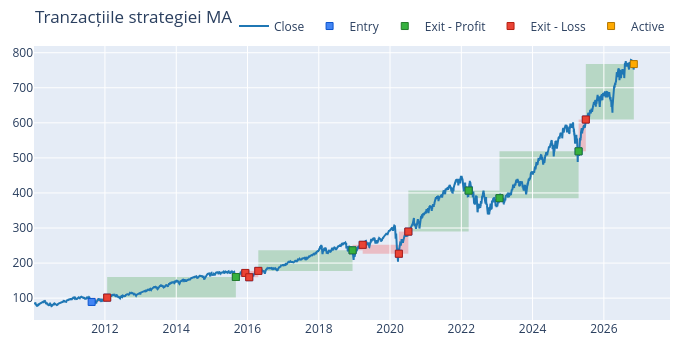

Write notebook code for a chart like this one.
### Markdown cell above
Fiecare tranzacție în parte: verde = câștig, roșu = pierdere. Observați că în trendurile lungi câștigă mult, iar în piețele fără direcție dă multe semnale false (whipsaw).

### Code cell
pf_ma.trades.plot(title='Tranzacțiile strategiei MA').show()

### Figure 1 — Plotly figure (JSON) as saved in the notebook; plotly's stock layout.template omitted (floating-point values rounded to 4 significant figures; data arrays with more than 128 entries replaced by an {"elided": "..."} marker saying what was removed)
{"data": [{"line": {"color": "#1f77b4"}, "name": "Close", "showlegend": true, "type": "scatter", "x": {"elided": "4236 str values"}, "y": {"elided": "4236 float values"}}, {"customdata": [[0, 0, 112.0, 4.998, "Short"], [1, 1, 84.97, 4.309, "Long"], [2, 2, 84.88, 6.804, "Short"], [3, 3, 73.43, 6.308, "Long"], [4, 4, 73.36, 5.857, "Short"], [5, 5, 58.4, 5.189, "Long"], [6, 6, 58.34, 6.894, "Short"], [7, 7, 51.0, 6.428, "Long"], [8, 8, 50.95, 5.775, "Short"], [9, 9, 28.7, 4.16, "Long"], [10, 10, 28.67, 5.831, "Short"], [11, 11, 31.85, 6.135, "Long"], [12, 12, 31.82, 8.253, "Short"], [13, 13, 22.33, 6.803, "Long"]], "hovertemplate": "Exit Trade Id: %{customdata[0]}<br>Position Id: %{customdata[1]}<br>Size: %{customdata[2]:.6f}<br>Entry Timestamp: %{x}<br>Avg Entry Price: %{y}<br>Entry Fees: %{customdata[3]:.6f}<br>Direction: %{customdata[4]}", "marker": {"color": "#4285F4", "line": {"color": "rgb(11,84,205)", "width": 1}, "size": 7, "symbol": "square"}, "mode": "markers", "name": "Entry", "type": "scatter", "x": ["2011-08-18T00:00:00", "2012-01-24T00:00:00", "2015-09-04T00:00:00", "2015-12-10T00:00:00", "2016-01-19T00:00:00", "2016-04-21T00:00:00", "2018-12-13T00:00:00", "2019-03-27T00:00:00", "2020-04-01T00:00:00", "2020-07-07T00:00:00", "2022-03-17T00:00:00", "2023-01-27T00:00:00", "2025-04-17T00:00:00", "2025-06-30T00:00:00"], "y": [89.21, 101.4, 160.3, 171.8, 159.7, 177.7, 236.3, 252.1, 226.7, 289.9, 406.8, 385.2, 518.8, 609.4]}, {"customdata": [[1, 1, 84.97, 6.81, 4992.0, 0.5793, "Long", "910 days 00:00:00"], [5, 5, 58.4, 6.901, 3412.0, 0.3288, "Long", "667 days 00:00:00"], [9, 9, 28.7, 5.837, 3345.0, 0.4021, "Long", "428 days 00:00:00"], [10, 10, 28.67, 5.522, 606.5, 0.052, "Short", "217 days 00:00:00"], [11, 11, 31.85, 8.262, 4240.0, 0.3456, "Long", "557 days 00:00:00"]], "hovertemplate": "Exit Trade Id: %{customdata[0]}<br>Position Id: %{customdata[1]}<br>Size: %{customdata[2]:.6f}<br>Exit Timestamp: %{x}<br>Avg Exit Price: %{y}<br>Exit Fees: %{customdata[3]:.6f}<br>PnL: %{customdata[4]:.6f}<br>Return: %{customdata[5]:.2%}<br>Direction: %{customdata[6]}<br>Duration: %{customdata[7]}", "marker": {"color": "#37B13F", "line": {"color": "rgb(38,123,44)", "width": 1}, "size": 7, "symbol": "square"}, "mode": "markers", "name": "Exit - Profit", "type": "scatter", "x": ["2015-09-04T00:00:00", "2018-12-13T00:00:00", "2022-03-17T00:00:00", "2023-01-27T00:00:00", "2025-04-17T00:00:00"], "y": [160.3, 236.3, 406.8, 385.2, 518.8]}, {"customdata": [[0, 0, 112.0, 5.681, -1378.0, -0.1379, "Short", "108 days 00:00:00"], [2, 2, 84.88, 7.292, -990.9, -0.07283, "Short", "67 days 00:00:00"], [3, 3, 73.43, 5.862, -904.0, -0.07165, "Long", "25 days 00:00:00"], [4, 4, 73.36, 6.518, -1335.0, -0.114, "Short", "65 days 00:00:00"], [6, 6, 58.34, 7.354, -933.1, -0.06767, "Short", "70 days 00:00:00"], [7, 7, 51.0, 5.781, -1307.0, -0.1017, "Long", "256 days 00:00:00"], [8, 8, 50.95, 7.384, -3232.0, -0.2798, "Short", "66 days 00:00:00"], [12, 12, 31.82, 9.695, -2902.0, -0.1758, "Short", "49 days 00:00:00"]], "hovertemplate": "Exit Trade Id: %{customdata[0]}<br>Position Id: %{customdata[1]}<br>Size: %{customdata[2]:.6f}<br>Exit Timestamp: %{x}<br>Avg Exit Price: %{y}<br>Exit Fees: %{customdata[3]:.6f}<br>PnL: %{customdata[4]:.6f}<br>Return: %{customdata[5]:.2%}<br>Direction: %{customdata[6]}<br>Duration: %{customdata[7]}", "marker": {"color": "#EA4335", "line": {"color": "rgb(181,31,18)", "width": 1}, "size": 7, "symbol": "square"}, "mode": "markers", "name": "Exit - Loss", "type": "scatter", "x": ["2012-01-24T00:00:00", "2015-12-10T00:00:00", "2016-01-19T00:00:00", "2016-04-21T00:00:00", "2019-03-27T00:00:00", "2020-04-01T00:00:00", "2020-07-07T00:00:00", "2025-06-30T00:00:00"], "y": [101.4, 171.8, 159.7, 177.7, 252.1, 226.7, 289.9, 609.4]}, {"customdata": [[13, 13, 22.33, 0.0, 3525.0, 0.2591, "Long", "341 days 00:00:00"]], "hovertemplate": "Exit Trade Id: %{customdata[0]}<br>Position Id: %{customdata[1]}<br>Size: %{customdata[2]:.6f}<br>Exit Timestamp: %{x}<br>Avg Exit Price: %{y}<br>Exit Fees: %{customdata[3]:.6f}<br>PnL: %{customdata[4]:.6f}<br>Return: %{customdata[5]:.2%}<br>Direction: %{customdata[6]}<br>Duration: %{customdata[7]}", "marker": {"color": "#FFAA00", "line": {"color": "rgb(178,118,0)", "width": 1}, "size": 7, "symbol": "square"}, "mode": "markers", "name": "Active", "type": "scatter", "x": ["2026-11-04T00:00:00"], "y": [767.6]}], "layout": {"height": 350, "legend": {"orientation": "h", "traceorder": "normal", "x": 1, "xanchor": "right", "y": 1.02, "yanchor": "bottom"}, "margin": {"b": 30, "l": 30, "r": 30, "t": 30}, "shapes": [{"fillcolor": "green", "layer": "below", "line": {"width": 0}, "opacity": 0.2, "type": "rect", "x0": "2012-01-24T00:00:00", "x1": "2015-09-04T00:00:00", "xref": "x", "y0": 101.4, "y1": 160.3, "yref": "y"}, {"fillcolor": "green", "layer": "below", "line": {"width": 0}, "opacity": 0.2, "type": "rect", "x0": "2016-04-21T00:00:00", "x1": "2018-12-13T00:00:00", "xref": "x", "y0": 177.7, "y1": 236.3, "yref": "y"}, {"fillcolor": "green", "layer": "below", "line": {"width": 0}, "opacity": 0.2, "type": "rect", "x0": "2020-07-07T00:00:00", "x1": "2022-03-17T00:00:00", "xref": "x", "y0": 289.9, "y1": 406.8, "yref": "y"}, {"fillcolor": "green", "layer": "below", "line": {"width": 0}, "opacity": 0.2, "type": "rect", "x0": "2022-03-17T00:00:00", "x1": "2023-01-27T00:00:00", "xref": "x", "y0": 406.8, "y1": 385.2, "yref": "y"}, {"fillcolor": "green", "layer": "below", "line": {"width": 0}, "opacity": 0.2, "type": "rect", "x0": "2023-01-27T00:00:00", "x1": "2025-04-17T00:00:00", "xref": "x", "y0": 385.2, "y1": 518.8, "yref": "y"}, {"fillcolor": "green", "layer": "below", "line": {"width": 0}, "opacity": 0.2, "type": "rect", "x0": "2025-06-30T00:00:00", "x1": "2026-11-04T00:00:00", "xref": "x", "y0": 609.4, "y1": 767.6, "yref": "y"}, {"fillcolor": "red", "layer": "below", "line": {"width": 0}, "opacity": 0.2, "type": "rect", "x0": "2011-08-18T00:00:00", "x1": "2012-01-24T00:00:00", "xref": "x", "y0": 89.21, "y1": 101.4, "yref": "y"}, {"fillcolor": "red", "layer": "below", "line": {"width": 0}, "opacity": 0.2, "type": "rect", "x0": "2015-09-04T00:00:00", "x1": "2015-12-10T00:00:00", "xref": "x", "y0": 160.3, "y1": 171.8, "yref": "y"}, {"fillcolor": "red", "layer": "below", "line": {"width": 0}, "opacity": 0.2, "type": "rect", "x0": "2015-12-10T00:00:00", "x1": "2016-01-19T00:00:00", "xref": "x", "y0": 171.8, "y1": 159.7, "yref": "y"}, {"fillcolor": "red", "layer": "below", "line": {"width": 0}, "opacity": 0.2, "type": "rect", "x0": "2016-01-19T00:00:00", "x1": "2016-04-21T00:00:00", "xref": "x", "y0": 159.7, "y1": 177.7, "yref": "y"}, {"fillcolor": "red", "layer": "below", "line": {"width": 0}, "opacity": 0.2, "type": "rect", "x0": "2018-12-13T00:00:00", "x1": "2019-03-27T00:00:00", "xref": "x", "y0": 236.3, "y1": 252.1, "yref": "y"}, {"fillcolor": "red", "layer": "below", "line": {"width": 0}, "opacity": 0.2, "type": "rect", "x0": "2019-03-27T00:00:00", "x1": "2020-04-01T00:00:00", "xref": "x", "y0": 252.1, "y1": 226.7, "yref": "y"}, {"fillcolor": "red", "layer": "below", "line": {"width": 0}, "opacity": 0.2, "type": "rect", "x0": "2020-04-01T00:00:00", "x1": "2020-07-07T00:00:00", "xref": "x", "y0": 226.7, "y1": 289.9, "yref": "y"}, {"fillcolor": "red", "layer": "below", "line": {"width": 0}, "opacity": 0.2, "type": "rect", "x0": "2025-04-17T00:00:00", "x1": "2025-06-30T00:00:00", "xref": "x", "y0": 518.8, "y1": 609.4, "yref": "y"}], "title": {"text": "Tranzacțiile strategiei MA"}, "width": 700}}
